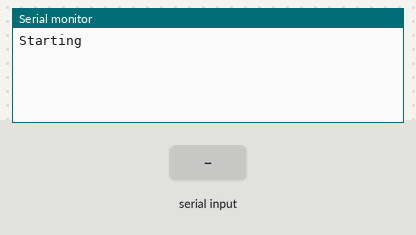
Recording of a sketch running on a simulated Arduino Uno, built with avr-gcc and run on an emulated ATmega328P. On the bench: the last lines printed to the serial monitor. The inputs (shaded band) are chosen by the test bench. The modem accepts every AT command (registered, SIM ready, sends succeed) and sends nothing else.

Above: at 11.2 s.
11.3 s: "1" received over Serial
At 12.1 s:
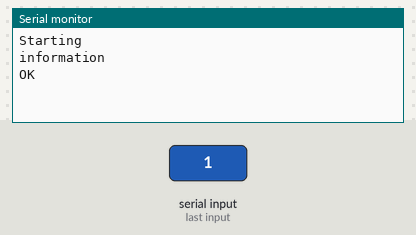
12.8 s: "1" received over the second serial link
At 13.8 s:
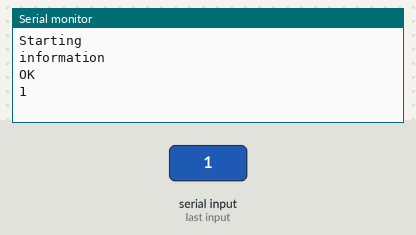
14.3 s: "0" received over the second serial link
At 15.0 s:
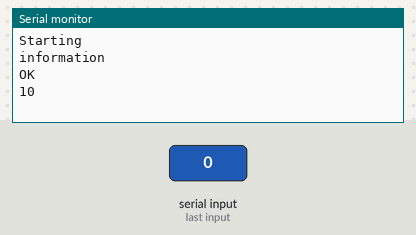

The sketch:

Greenhouse.ino
```cpp
/* https://docs.espressif.com/projects/esp-at/en/latest/esp32/AT_Command_Set/HTTP_AT_Commands.html#http-at */


/* List all wifi   ---> 'AT+CWLAP' */
/* Connect to Wifi ---> 'AT+CWJAP="TestingNetwork","tinkerbell"' */


#include <SoftwareSerial.h>

SoftwareSerial wifiSerial(7, 6);

void setup() {
  // put your setup code here, to run once:

  Serial.begin(9600);
  wifiSerial.begin(9600);
  // wifiSerial.print("AT+CWLAP");

  delay(10000);
  Serial.println("Starting");
}

void loop() {
  // put your main code here, to run repeatedly:
  if(Serial.available()) {
    Serial.println("information");
    wifiSerial.println("AT+CWLAP");
    // wifiSerial.println("");
    while (Serial.available()) {
      Serial.read();
      // delay(3);
    }
    // Serial.TX
  }
  if (wifiSerial.available()) {
    while (wifiSerial.available()) {
      char c = wifiSerial.read();
      Serial.print(c);
    }
  }
}
```

SerialCommunicator.cpp
```cpp
#include "SerialCommunicator.hpp"

SerialCommunicator::SerialCommunicator(int rx, int tx, int baudrate)
{
	_rx = rx;
	_tx = tx;
	_baudrate = baudrate;
  this->_serial = new SoftwareSerial(rx, tx);
}
```

SerialCommunicator.hpp
```cpp
#ifndef SERIALCOMMUNICATOR_HPP
# define SERIALCOMMUNICATOR_HPP


#if (ARDUINO >= 100)
  #include "Arduino.h"
#else
  #include "WProgram.h"
#endif


#include <SoftwareSerial.h> /* Used for creating another Serial */

class SerialCommunicator
{
	public:
		/* Constructor  */
		SerialCommunicator(int rx, int tx, int baudrate);

		/* Destructor */
		virtual ~SerialCommunicator();

		// Methods

		/**
		 * @brief Sends a message to the serial buffer.
		 *
		 * @param message string to send to the serial buffer.
		 */
		void sendToSerial(String message);

		/**
		 * @brief Reads the serial buffer and returns the data as a string.
		 *
		 * @return std::string
		 */
		String readFromSerial();

		/**
		 * @brief Clears the serial buffer by reading all the data in it.
		 *
		 */
		void clearSerial();
	private:
		SoftwareSerial *_serial;
		int _rx;
		int _tx;
		int _baudrate;
};

#endif // SERIALCOMMUNICATOR_HPP
```

Measured:
- after the input at 11.3 s, the serial monitor: prints a new line at once (image 1)
- after the input at 12.8 s, the serial monitor: prints a new line at once (image 2)
- after the input at 14.3 s, the serial monitor: prints a new line at once (image 3)
